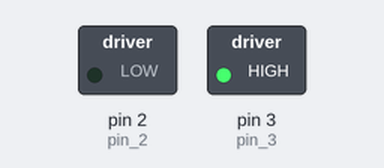
The sketch below on a simulated Arduino Uno, built with avr-gcc and run on an emulated ATmega328P. Shown: switched loads named in the sketch (green lamp = pin HIGH).

Above: at 1.0 s.
At 5.0 s:
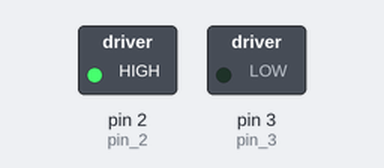
At 7.0 s:
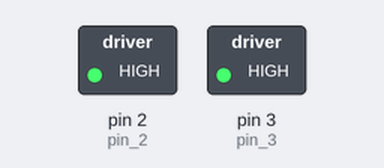
Timing chart, 0 to 10.4 s (numbered marks = the images above):
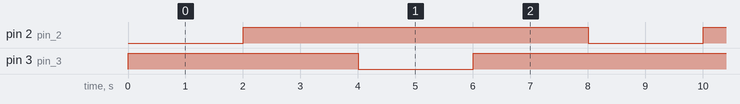

Measured:
- by itself, pin 2 (pin_2): alternates HIGH for 6.0 s and LOW for 2.0 s
- by itself, pin 3 (pin_3): repeats every 8.0 s: LOW 2.0 s, HIGH 6.0 s

The sketch:

motor.ino
```cpp
#define pin_2 2
#define pin_3 3

void setup() {
  Serial.begin(9600);
  pinMode(pin_2, OUTPUT);
  pinMode(pin_3, OUTPUT);
}

void check_ds(char d, int s) {
  if (d == 'r' && s >= 0 && s <= 255) {
    analogWrite(pin_2, s);
    digitalWrite(pin_2, 0);
    digitalWrite(pin_3, 1);
    delay(2000);
  } else if (d == 'l' && s >= 0 && s <= 255) {
    analogWrite(pin_3, s);
    digitalWrite(pin_2, 1);
    digitalWrite(pin_3, 0);
    delay(2000);
  } else if (d == 's' || s < 0 || s > 255) {
    analogWrite(pin_2, 0);
    analogWrite(pin_3, 0);
    digitalWrite(pin_2, 1);
    digitalWrite(pin_3, 1);
    delay(2000);
  }
}

void loop() {
  check_ds('r', 255);
  check_ds('l', -2);
  check_ds('l', 100);
  check_ds('s', 0);
}
```
